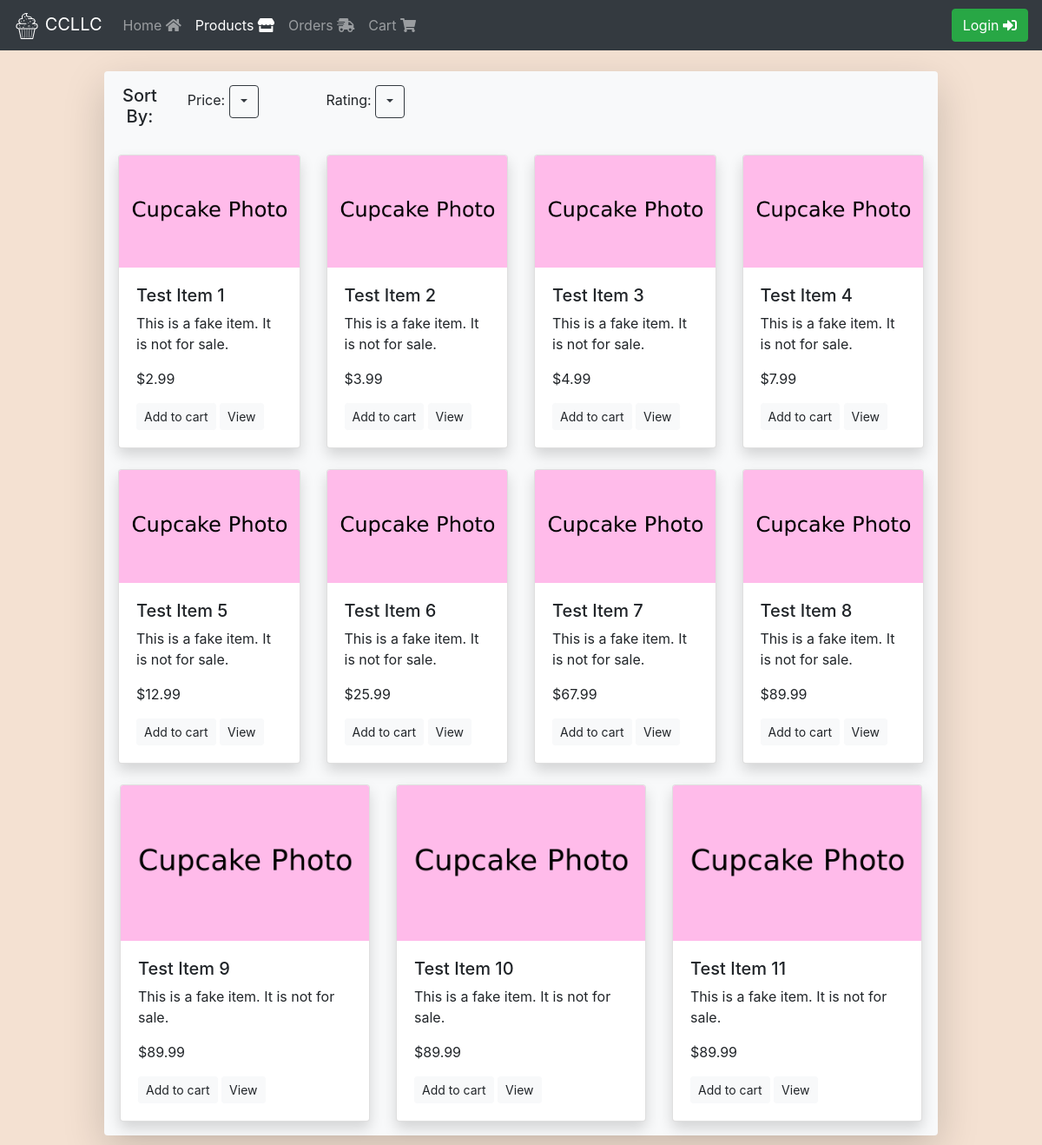
The page /products.php on the database as committed earlier.
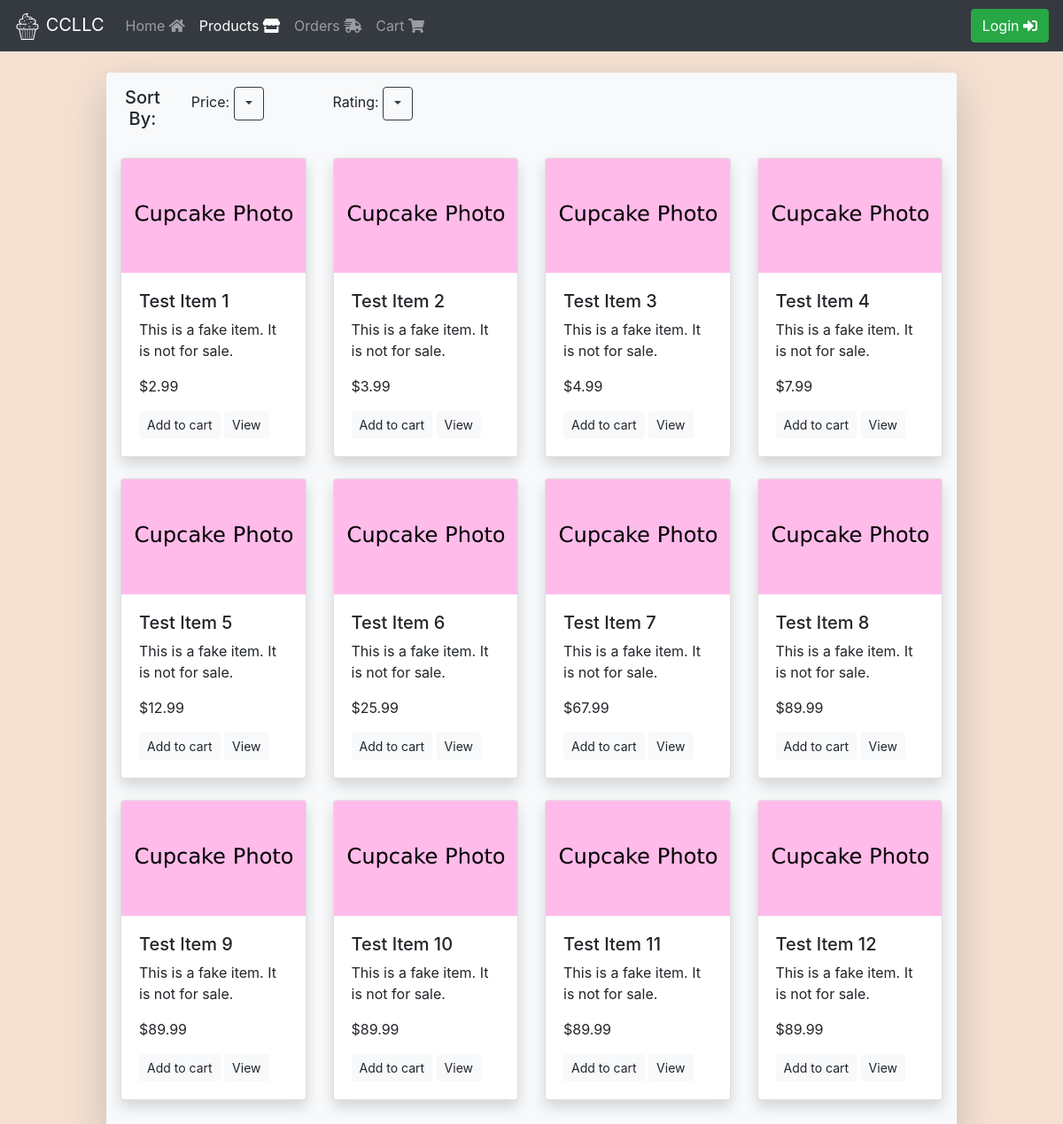
The same page on the database as committed later.
### tables this page shows
CREATE TABLE productTest (
  prod_id int(10) NOT NULL AUTO_INCREMENT,
  name varchar(25) NOT NULL,
  description varchar(100) NOT NULL,
  price decimal(8,2) NOT NULL,
  is_live BOOLEAN NOT NULL default 1,
  PRIMARY KEY (prod_id)
);

### src/backend/db.php (called while the page is built, shortened)
<?php
class db{
  private $servername = "172.17.0.1";
  private $username = "webuser";
  private $userpass = "webpass";
  private $dbname = "ism452";
  private $conn;
  private function initConnection(){
    $this->conn = new mysqli($this->servername, $this->username, $this->userpass, $this->dbname);
  }
  public function queryDatabase($sqlStatement){
    $result = $this->conn->query($sqlStatement);
    return $result;
  }
}
?>

### src/products.php (the view, shortened to what this page needs)
<!DOCTYPE html>
<html lang="en" dir="ltr">
  <head>
    <link rel="stylesheet" href="https://stackpath.bootstrapcdn.com/bootstrap/4.3.1/css/bootstrap.min.css">
    <link rel="stylesheet" href="https://use.fontawesome.com/releases/v5.7.2/css/all.css">
    <link rel="stylesheet" href="/css/master.css">
  </head>
  <body>
    <?php
    include 'backend/navbar.php';
    include 'alert.php';
    ?>
    <div class="container-fluid shadow-lg p-3 mb-5 bg-light rounded">
      <div class="row">
        <div class="col-1" style="text-align:center">
          <h5>Sort By:</h5>
        </div>
        <div class="col-2 mx-auto" style="text-align:left">
          <div class="dropdown">
            Price:
            <button class="btn btn-outline-dark dropdown-toggle" type="button" data-toggle="dropdown" id="priceFilter"></button>
          </div>
        </div>
        <div class="col-2" style="text-align:left">
          <div class="dropdown">
            Rating:
            <button class="btn btn-outline-dark dropdown-toggle" type="button" data-toggle="dropdown" id="ratingFilter"></button>
          </div>
        </div>
        <div class="col">
        </div>
      </div>
      <br>
        <?php
        include 'backend/db.php';
        $db = new db;
        $sql="SELECT * FROM productTest";
        $result = $db->queryDatabase($sql);
        if ($result->num_rows > 0) {
          while($row = $result->fetch_assoc()) {
            if ($row["is_live"] == true) {
              if ($GLOBALS['counter'] == 0) {
                echo '<div class="row">
                        <div class="card-deck mx-auto">';
              }
              echo '<div class="card shadow" style="width: 18rem;">
                        <img src="img/CardPlaceholder.png" class="card-img-top"></img>
                        <div class="card-body">
                          <h5>'.$row["name"].'</h5>
                          <p>'.$row["description"].'</p>
                          <p>$'.$row["price"].'</p>
                          <button class="btn btn-sm btn-light" onClick="addtoCart('.$row["prod_id"].')">Add to cart</button>
                          <a class="btn btn-sm btn-light" href="product.php?id='.$row["prod_id"].'">View</a>
                        </div>
                      </div>';
              if ($GLOBALS['counter'] == 3) {
                echo '</div></div><br>';
              } else {
                $GLOBALS['counter'] +=1;
              }
            }
          }
        }
        ?>
    </div>
  </body>
</html>

### src/backend/navbar.php (shortened to what this page needs)
<nav class="navbar navbar-expand-md navbar-dark bg-dark">
  <a class="navbar-brand" href="index.php">
    <img src="img/logoWhite.svg" width="30" height="30" alt="logo">
    CCLLC
  </a>
  <div class="collapse navbar-collapse" id="ccnav">
    <ul class="nav navbar-nav mr-auto">
      <li><a class="nav-item nav-link" href="index.php">Home <i class="fas fa-home"></i><span class="sr-only">(current)</span></a></li>
      <li><a class="nav-item nav-link" href="products.php">Products <i class="fas fa-store"></i></a></li>
      <li><a class="nav-item nav-link" href="orders.php">Orders <i class="fas fa-shipping-fast"></i></a></li>
      <li><a class="nav-item nav-link" href="cart.php">Cart <i class="fas fa-shopping-cart"></i> <span class="badge badge-secondary" id="cartCount">0</span></a></li>
    </ul>
    <?php
      include 'backend/loginStatus.php';
      $ls = new loginStatus;
      $ls->getLoginButton();
    ?>
  </div>
</nav>

### src/backend/loginStatus.php (shortened to what this page needs)
<?php
  class loginStatus{
    public function getLoginButton(){
      if(isset($_COOKIE["user"])){
        echo '<ul class="nav navbar-nav navbar-right">
                <li><a class="btn btn-success navbar-btn" href="backend/logout.php" data-toggle="tooltip" data-placement="bottom" title="Logout">Welcome ' . $_COOKIE["user"] . ' <i class="fas fa-user"></i></a></li>
              </ul>';
      } else if (isset($_COOKIE["emp"])) {
        echo '<ul class="nav navbar-nav navbar-right">
                <li><a class="btn btn-info navbar-btn" href="backend/logout.php" data-toggle="tooltip" data-placement="bottom" title="Logout">Welcome ' . $_COOKIE["emp"] . ' <i class="fas fa-user"></i></a></li>
              </ul>';
      } else {
        echo '<ul class="nav navbar-nav navbar-right">
                <li><a class="btn btn-success navbar-btn" href="login.php">Login <i class="fas fa-sign-in-alt"></i></a></li>
              </ul>';
      }
    }
  }
?>

### src/alert.php (shortened to what this page needs)
<br>

### src/css/master.css (style rules this page uses)
body { background-color: #f4e1d2; }
.container-fluid { max-width: 80% !important; }

Rows that differ between the two databases and show on the page:
added producttest: is_live 1 (drawn), name "Test Item 12", description "This is a fake item. It is not for sale.", price "89.99"
